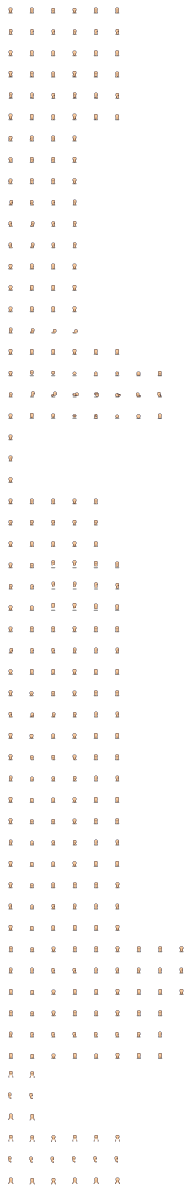
#> input picture assets/game/creator/body/Player_Base_animations.png, 576 x 3584 px (shown at 1/3 size)
$ python capture_character_review.py --output out.png
#> lines starting #> are read from the running program, lines starting #| are printed output that depends on the picture
#!/usr/bin/env python3
"""Render representative P1/P2 modular-character frames for visual review."""

from __future__ import annotations

import argparse
import re
from pathlib import Path

from PIL import Image, ImageDraw


ROOT = Path(__file__).resolve().parent.parent
ASSETS = ROOT / "assets" / "game" / "creator"
FRAME = 64
SCALE = 2
STATES = (("IDLE", 0, 2), ("WALK", 4, 3), ("SWORD", 9, 2), ("ROLL", 18, 4), ("DOWN", 53, 5))
PROFILES = (
    ("P1", 1, "Black", "Farmer_Shirt", "Green", "Brown", "Brown", False),
    ("P2", 2, "Brown", "Lumberjack_Shirt", "Blue", "Blue", "Brown", False),
)


def path_for(profile: tuple[str, int, str, str, str, str, str, bool]) -> list[Path]:
    _name, hair_style, hair_color, shirt_style, shirt_color, pants_color, shoes_color, has_hat = profile
    shirt_name = f"Shirt_1_{shirt_color}.png" if shirt_style == "Classic" else f"{shirt_style}_1_{shirt_color}.png"
    paths = [
        ASSETS / "body" / "Player_Base_animations.png",
        ASSETS / "pants" / f"Pants_1_{pants_color}.png",
        ASSETS / "shoes" / f"Shoes_1_{shoes_color}.png",
        ASSETS / "shirt" / shirt_name,
        ASSETS / "hair" / f"Hair_{hair_style}_{hair_color}.png",
    ]
    if has_hat:
        paths.append(ASSETS / "accessory" / "Farmer_Hat_1.png")
    return paths


def compose(profile: tuple[str, int, str, str, str, str, str, bool], row: int, column: int) -> Image.Image:
    image = Image.new("RGBA", (FRAME, FRAME))
    box = (column * FRAME, row * FRAME, (column + 1) * FRAME, (row + 1) * FRAME)
    for path in path_for(profile):
        with Image.open(path) as sheet:
            image.alpha_composite(sheet.convert("RGBA").crop(box))
    sword_row = {6: 0, 9: 1, 12: 2}.get(row)
    if sword_row is not None:
        sword_box = (column * FRAME, sword_row * FRAME, (column + 1) * FRAME, (sword_row + 1) * FRAME)
        with Image.open(ASSETS / "tool" / "Iron_Sword.png") as sword_sheet:
            image.alpha_composite(sword_sheet.convert("RGBA").crop(sword_box))
    return image


def capture(destination: Path) -> None:
    width = len(STATES) * 128
    height = 48 + len(PROFILES) * 160
    image = Image.new("RGBA", (width, height), (20, 27, 30, 255))
    draw = ImageDraw.Draw(image)
    for index, (name, _row, _column) in enumerate(STATES):
        draw.text((index * 128 + 34, 14), name, fill=(255, 223, 112, 255))
    for profile_index, profile in enumerate(PROFILES):
        y = 48 + profile_index * 160
        draw.text((12, y + 68), profile[0], fill=(238, 223, 190, 255))
        for state_index, (_name, row, column) in enumerate(STATES):
            frame = compose(profile, row, column).resize((FRAME * SCALE, FRAME * SCALE), Image.Resampling.NEAREST)
            image.alpha_composite(frame, (state_index * 128, y))
    destination.parent.mkdir(parents=True, exist_ok=True)
    image.save(destination)


# --- villager pass (M10): render the deterministic per-cell VillagerNpc looks ---
# The four valley villager cells (N in island_map.gd). Their looks come from
# VillagerNpc.profile_for; the rural sub-pools (V_*) are PARSED from
# villager_npc.gd (not duplicated) so this preview can't drift from the game.
VILLAGER_CELLS = ((63, 19), (166, 20), (175, 28), (46, 30))


# [48 lines left out: functions _villager_pools, _villager_profile, capture_villagers, not called in this run]


def main() -> None:
    parser = argparse.ArgumentParser(description="Capture modular character review frames.")
    parser.add_argument("--output", type=Path, required=True)
    parser.add_argument(
        "--villagers", action="store_true", help="render the per-cell VillagerNpc looks instead of P1/P2"
    )
    args = parser.parse_args()
    if args.villagers:
        capture_villagers(args.output)
    else:
        capture(args.output)
#> in capture, `image = Image.new("RGBA", (width, height), (20, 27, 30, 255))`:
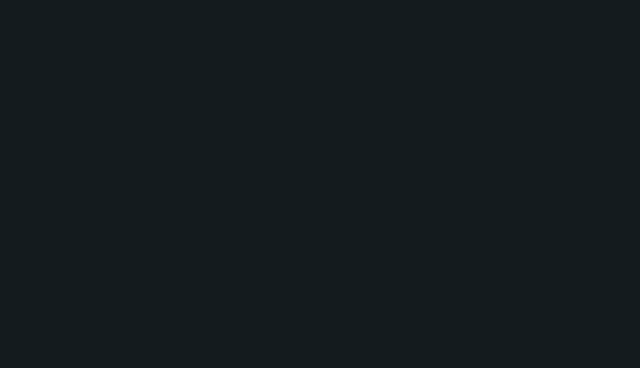
#> image: PIL image 640x368 RGBA; mean R, G, B, A 20, 27, 30, 255
#> in compose, `image = Image.new("RGBA", (FRAME, FRAME))`: image: PIL image 64x64 RGBA; every value is 0
#> in compose, sheet is the input picture: PIL image 576x3584 RGBA; mean R, G, B, A 3.7, 2.9, 2.4, 5.9
#> in compose, `image.alpha_composite(sheet.convert("RGBA").crop(box))`:
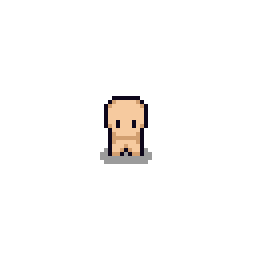
#> image: PIL image 64x64 RGBA (shown 4 times larger); mean R, G, B, A 6.1, 4.9, 4, 9.7; transparent parts drawn white
    print(f"Character review snapshot: {args.output}")


if __name__ == "__main__":
#> (the run stopped early here; a loop or call above may not have finished)
